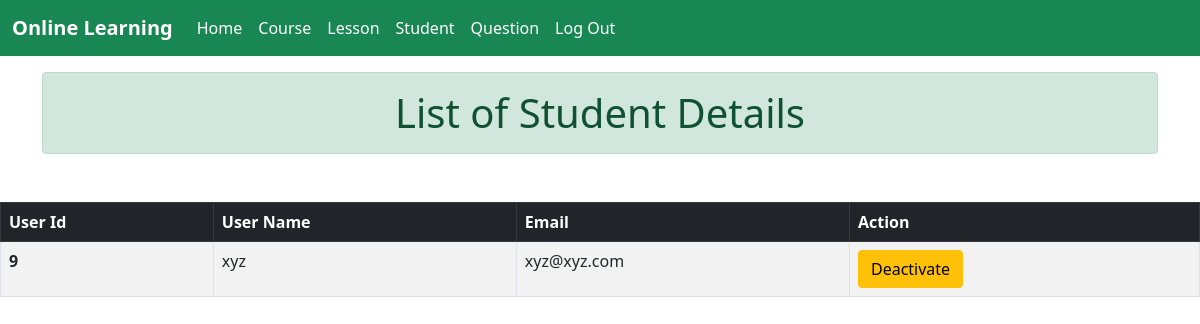
Screenshot of /admin/studentDetails.php with the database file from the repository.
### tables this page shows
CREATE TABLE `users` (
  `sno` int(11) NOT NULL,
  `user_name` varchar(55) NOT NULL,
  `user_email` varchar(55) NOT NULL,
  `user_password` varchar(55) NOT NULL,
  `status` enum('active','deactive') NOT NULL,
  `timestamp` datetime NOT NULL DEFAULT current_timestamp()
);

### admin/studentDetails.php (the view, shortened to what this page needs)
<?php
include "common/header.php";
include '../partials/dbconnect.php';
?>
<div class=" container alt">
    <h1 class=" alt alert alert-success text-center mb-5 p-3 mt-3">List of Student Details</h1>
</div>
  <table class="table table-hover table-striped table-bordered mt-1">
    <thead class="table-dark table-hover table-striped">
        <tr>
          <th scope="col">User Id</th>
          <th scope="col"> User Name</th>
          <th scope="col">Email</th>
          <th scope="col">Action</th>
            </tr>
    </thead>
    <tbody>
    <?php
        $sql = "SELECT * FROM `users`";
        $result=mysqli_query($conn,$sql);
        $count=mysqli_num_rows($result);
        if($count>0){
          while($row = mysqli_fetch_assoc($result)){?>
          <tr>
            <th scope="row"><?=$row['sno']?></th>
            <td><?=$row['user_name']?></td>
            <td><?=$row['user_email']?></td>
            <td>
              <button type="submit" class="btn btn-warning">Deactivate</button>
            </td>
          </tr>
         <?php }
        }
        else{
        }
        ?>
    </tbody>
  </table>

### rows the page displays
users: sno "9", user_name "xyz", user_email "xyz@xyz.com"
